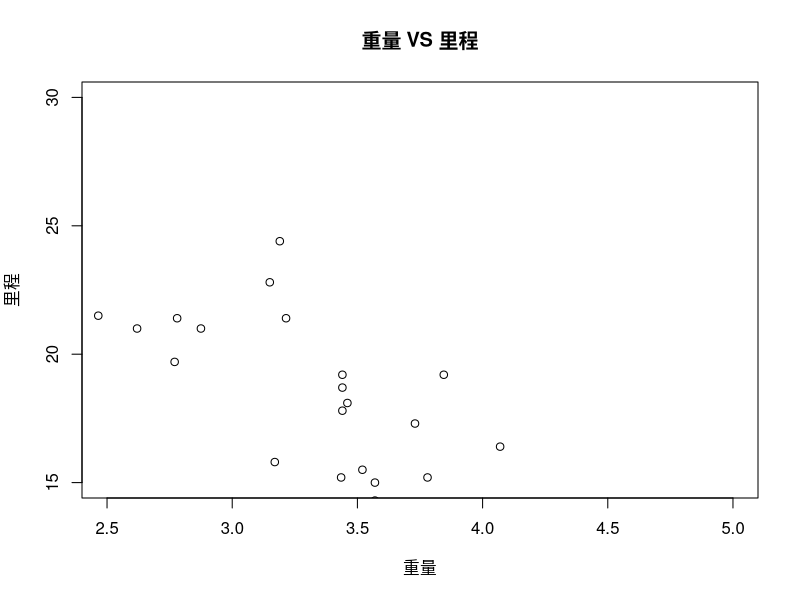

This chart was generated by the following R code:
# Get the input values.
input <- mtcars[,c('wt','mpg')]

# Give the chart file a name.
png(file = "scatterplot.png")

# Plot the chart for cars with weight between 2.5 to 5 and mileage between 15 and 30.
plot(x = input$wt,y = input$mpg,
     xlab = "重量",
     ylab = "里程",
     xlim = c(2.5,5),
     ylim = c(15,30),         
     main = "重量 VS 里程"
)

# Save the file.
dev.off()